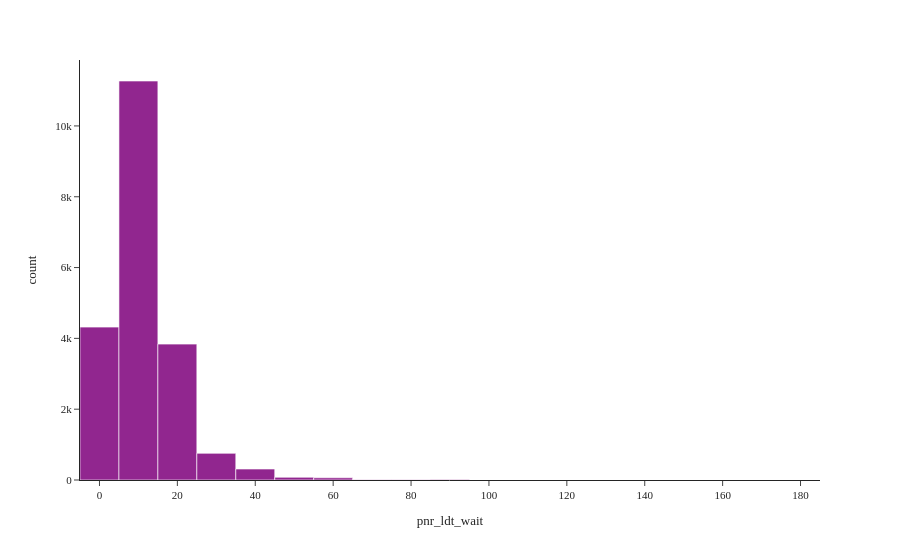

The notebook cell this image was saved under:
### Code cell
fig = px.histogram(model_pnr, x="pnr_ldt_wait", nbins=20)
fig.show()

### Figure 1 — Plotly figure (JSON) as saved in the notebook; plotly's stock layout.template omitted (floating-point values rounded to 4 significant figures; data arrays with more than 128 entries replaced by an {"elided": "..."} marker saying what was removed)
{"data": [{"bingroup": "x", "hovertemplate": "pnr_ldt_wait=%{x}<br>count=%{y}<extra></extra>", "legendgroup": "", "marker": {"color": "#91268F", "pattern": {"shape": ""}}, "name": "", "nbinsx": 20, "orientation": "v", "showlegend": false, "type": "histogram", "x": {"elided": "20654 float values"}, "xaxis": "x", "yaxis": "y"}], "layout": {"barmode": "relative", "legend": {"tracegroupgap": 0}, "margin": {"t": 60}, "xaxis": {"anchor": "y", "domain": [0.0, 1.0], "title": {"text": "pnr_ldt_wait"}}, "yaxis": {"anchor": "x", "domain": [0.0, 1.0], "title": {"text": "count"}}}}
